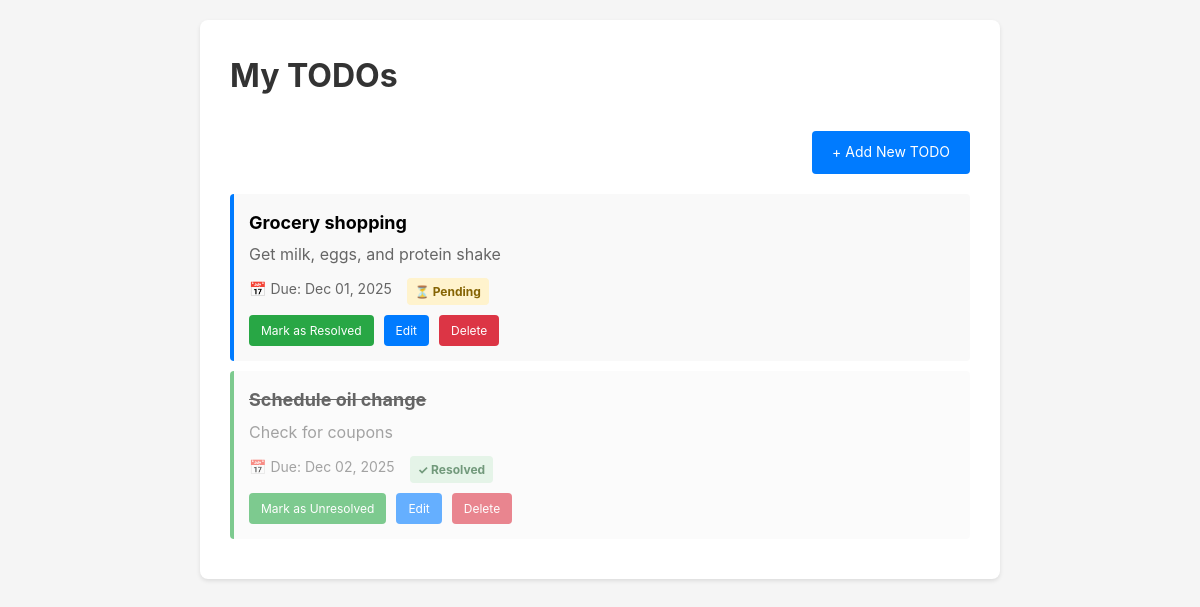
Before: / with the older database file.
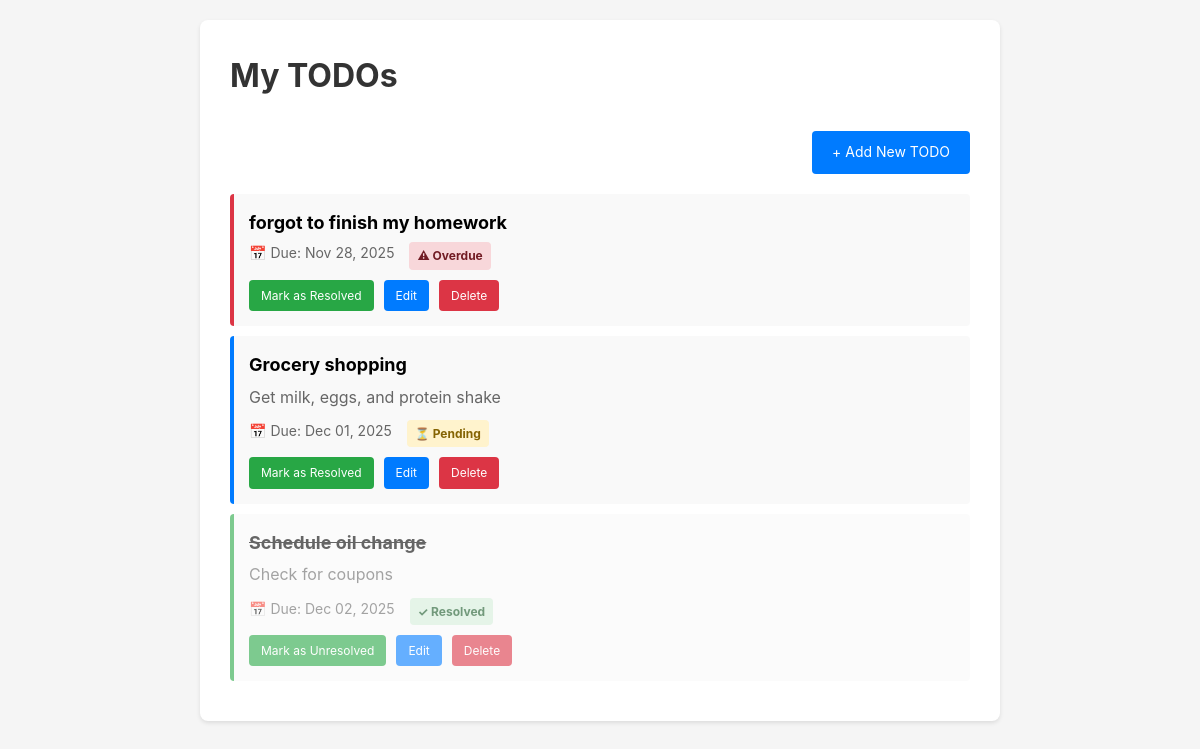
After: the same page with the newer database file.
### tasks/models.py (models this page shows, shortened)
class Todo(models.Model):
    title = models.CharField(max_length=200)
    description = models.TextField(blank=True)
    due_date = models.DateField(null=True, blank=True)
    resolved = models.BooleanField(default=False)
    created_at = models.DateTimeField(auto_now_add=True)
    updated_at = models.DateTimeField(auto_now=True)
    class Meta:
        ordering = ['due_date', '-created_at']
    def is_overdue(self):
        if self.due_date and not self.resolved:
            return self.due_date < timezone.now().date()
        return False

### tasks/views.py (the view)
# urls.py: path('', views.todo_list, name='todo_list'),
def todo_list(request):
    todos = Todo.objects.all()
    return render(request, 'tasks/todo_list.html', {'todos': todos})

### tasks/templates/tasks/todo_list.html (shortened to what this page needs)
{% extends 'tasks/base.html' %}
{% block header %}My TODOs{% endblock %}
{% block content %}
<div class="todo-header">
    <a href="{% url 'todo_create' %}" class="btn">+ Add New TODO</a>
</div>
{% if todos %}
<ul class="todo-list">
    {% for todo in todos %}
    <li class="todo-item {% if todo.resolved %}resolved{% elif todo.is_overdue %}overdue{% endif %}">
        <div class="todo-title {% if todo.resolved %}resolved{% endif %}">
            {{ todo.title }}
        </div>
        {% if todo.description %}
        <div class="todo-description">
            {{ todo.description }}
        </div>
        {% endif %}
        <div class="todo-meta">
            {% if todo.due_date %}
            <span>📅 Due: {{ todo.due_date|date:"M d, Y" }}</span>
            {% endif %}
            {% if todo.resolved %}
            <span class="status-badge badge-resolved">✓ Resolved</span>
            {% elif todo.is_overdue %}
            <span class="status-badge badge-overdue">⚠ Overdue</span>
            {% else %}
            <span class="status-badge badge-pending">⏳ Pending</span>
            {% endif %}
        </div>
        <div class="todo-actions">
            <a href="{% url 'todo_toggle_resolved' todo.pk %}" class="btn btn-small btn-success">
                {% if todo.resolved %}Mark as Unresolved{% else %}Mark as Resolved{% endif %}
            </a>
            <a href="{% url 'todo_edit' todo.pk %}" class="btn btn-small">Edit</a>
            <a href="{% url 'todo_delete' todo.pk %}" class="btn btn-small btn-danger">Delete</a>
        </div>
    </li>
    {% endfor %}
</ul>
{% else %}
<div class="empty-state">
    <h2>No TODOs yet!</h2>
    <p>Click "Add New TODO" to create your first task.</p>
</div>
{% endif %}
{% endblock %}

### tasks/templates/tasks/base.html (shortened to what this page needs)
<!DOCTYPE html>
<html lang="en">
<head>
</head>
<body>
    <div class="container">
        <h1>{% block header %}TODO App{% endblock %}</h1>
        {% block content %}{% endblock %}
    </div>
</body>
</html>

### tasks/templates/tasks/base.html (style rules this page uses)
* { margin: 0; padding: 0; box-sizing: border-box; }
body { font-family: -apple-system, BlinkMacSystemFont, 'Segoe UI', Arial, sans-serif; background: #f5f5f5; padding: 20px; line-height: 1.6; }
.container { max-width: 800px; margin: 0 auto; background: white; padding: 30px; border-radius: 8px; box-shadow: 0 2px 4px rgba(0, 0, 0, 0.1); }
h1 { color: #333; margin-bottom: 30px; }
.btn { display: inline-block; padding: 10px 20px; background: #007bff; color: white; text-decoration: none; border-radius: 4px; border: none; cursor: pointer; font-size: 14px; }
.btn-danger { background: #dc3545; }
.btn-success { background: #28a745; }
.btn-small { padding: 6px 12px; font-size: 12px; }

### tasks/templates/tasks/todo_list.html (style rules this page uses)
.todo-header { display: flex; justify-content: space-between; align-items: center; margin-bottom: 20px; }
.todo-list { list-style: none; }
.todo-item { background: #f9f9f9; padding: 15px; margin-bottom: 10px; border-radius: 4px; border-left: 4px solid #007bff; }
.todo-item.resolved { opacity: 0.6; border-left-color: #28a745; }
.todo-item.overdue { border-left-color: #dc3545; }
.todo-title { font-size: 18px; font-weight: bold; margin-bottom: 5px; }
.todo-title.resolved { text-decoration: line-through; }
.todo-description { color: #666; margin-bottom: 10px; }
.todo-meta { display: flex; gap: 15px; font-size: 14px; color: #666; margin-bottom: 10px; }
.todo-actions { display: flex; gap: 10px; }
.status-badge { display: inline-block; padding: 4px 8px; border-radius: 4px; font-size: 12px; font-weight: bold; }
.badge-resolved { background: #d4edda; color: #155724; }
.badge-pending { background: #fff3cd; color: #856404; }
.badge-overdue { background: #f8d7da; color: #721c24; }

Changed rows visible on the page:
added Todo: title "forgot to finish my homework", due_date "Nov 28, 2025", resolved "⚠ Overdue"
